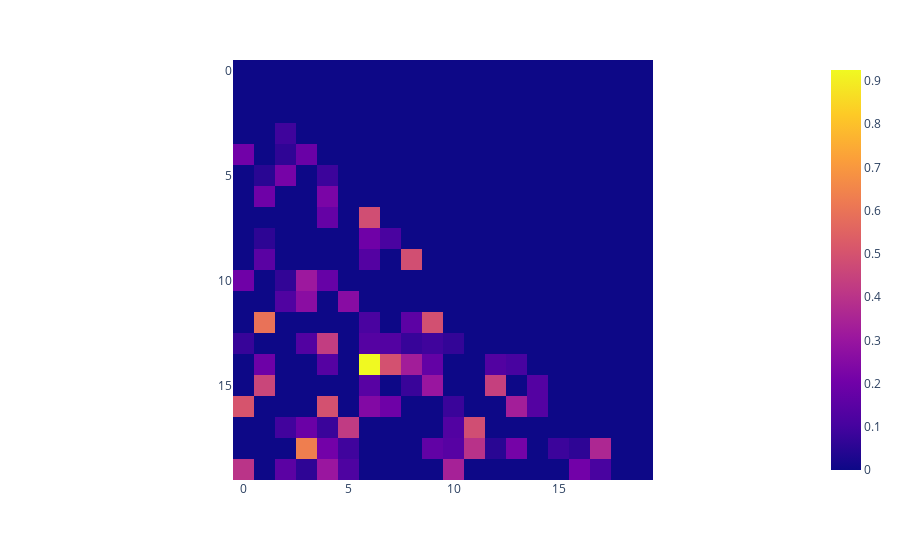

Notebook code cell kept with this figure:
### Code cell
fig = px.imshow(QM.toarray()[:20,:20])
fig.show()
#check the matricies are equal
np.sum(np.sum(QM.todense()-Qthresh_coo.todense()))

### Figure 1 — Plotly figure (JSON) as saved in the notebook; plotly's stock layout.template omitted (floating-point values rounded to 4 significant figures; data arrays with more than 128 entries replaced by an {"elided": "..."} marker saying what was removed)
{"data": [{"coloraxis": "coloraxis", "hovertemplate": "x: %{x}<br>y: %{y}<br>color: %{z}<extra></extra>", "type": "heatmap", "z": {"elided": "20x20 float values"}}], "layout": {"coloraxis": {"colorscale": [[0, "#0d0887"], [0.1111, "#46039f"], [0.2222, "#7201a8"], [0.3333, "#9c179e"], [0.4444, "#bd3786"], [0.5556, "#d8576b"], [0.6667, "#ed7953"], [0.7778, "#fb9f3a"], [0.8889, "#fdca26"], [1, "#f0f921"]]}, "margin": {"t": 60}, "xaxis": {"constrain": "domain", "scaleanchor": "y"}, "yaxis": {"autorange": "reversed", "constrain": "domain"}}}
